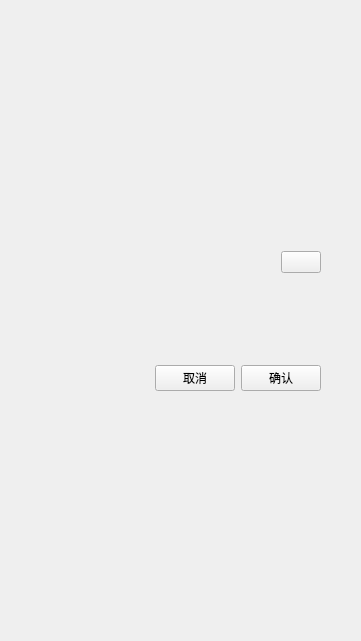
  <widget class="QWidget" name="widget_dialog_base" native="true">
   <property name="geometry">
    <rect>
     <x>1580</x>
     <y>110</y>
     <width>361</width>
     <height>641</height>
    </rect>
   </property>
   <layout class="QGridLayout" name="gridLayout_7">
    <item row="0" column="0">
     <layout class="QVBoxLayout" name="verticalLayout_6">
      <property name="leftMargin">
       <number>20</number>
      </property>
      <property name="rightMargin">
       <number>20</number>
      </property>
      <item>
       <spacer name="verticalSpacer_8">
        <property name="orientation">
         <enum>Qt::Vertical</enum>
        </property>
        <property name="sizeHint" stdset="0">
         <size>
          <width>20</width>
          <height>40</height>
         </size>
        </property>
       </spacer>
      </item>
      <item>
       <widget class="QWidget" name="widget_dialog_entity" native="true">
        <layout class="QGridLayout" name="gridLayout_9">
         <item row="0" column="0">
          <layout class="QVBoxLayout" name="verticalLayout_22">
           <item>
            <layout class="QHBoxLayout" name="horizontalLayout_6">
             <item>
              <widget class="QLabel" name="label_dialog_icon">
               <property name="minimumSize">
                <size>
                 <width>0</width>
                 <height>0</height>
                </size>
               </property>
               <property name="maximumSize">
                <size>
                 <width>40</width>
                 <height>40</height>
                </size>
               </property>
               <property name="text">
                <string/>
               </property>
              </widget>
             </item>
             <item>
              <widget class="QLabel" name="label_dialog_title">
               <property name="maximumSize">
                <size>
                 <width>16777215</width>
                 <height>40</height>
                </size>
               </property>
               <property name="text">
                <string/>
               </property>
              </widget>
             </item>
             <item>
              <widget class="QPushButton" name="push_button_dialog_close">
               <property name="maximumSize">
                <size>
                 <width>40</width>
                 <height>40</height>
                </size>
               </property>
               <property name="text">
                <string/>
               </property>
              </widget>
             </item>
            </layout>
           </item>
          </layout>
         </item>
         <item row="1" column="0">
          <widget class="QWidget" name="widget_dialog_content_layout" native="true">
           <property name="minimumSize">
            <size>
             <width>0</width>
             <height>0</height>
            </size>
           </property>
           <layout class="QGridLayout" name="gridLayout_15">
            <property name="leftMargin">
             <number>0</number>
            </property>
            <property name="topMargin">
             <number>0</number>
            </property>
            <property name="rightMargin">
             <number>0</number>
            </property>
            <property name="bottomMargin">
             <number>0</number>
            </property>
            <property name="spacing">
             <number>0</number>
            </property>
            <item row="0" column="0">
             <widget class="QWidget" name="widget_dialog_content" native="true">
              <property name="minimumSize">
               <size>
                <width>0</width>
                <height>80</height>
               </size>
              </property>
             </widget>
            </item>
           </layout>
          </widget>
         </item>
         <item row="2" column="0">
          <layout class="QHBoxLayout" name="horizontalLayout_5">
           <item>
            <spacer name="horizontalSpacer_8">
             <property name="orientation">
              <enum>Qt::Horizontal</enum>
             </property>
             <property name="sizeHint" stdset="0">
              <size>
               <width>40</width>
               <height>20</height>
              </size>
             </property>
            </spacer>
           </item>
           <item>
            <widget class="QPushButton" name="push_button_dialog_cancel">
             <property name="minimumSize">
              <size>
               <width>50</width>
               <height>25</height>
              </size>
             </property>
             <property name="text">
              <string>取消</string>
             </property>
            </widget>
           </item>
           <item>
            <widget class="QPushButton" name="push_button_dialog_confirm">
             <property name="minimumSize">
              <size>
               <width>50</width>
               <height>25</height>
              </size>
             </property>
             <property name="text">
              <string>确认</string>
             </property>
            </widget>
           </item>
          </layout>
         </item>
        </layout>
       </widget>
      </item>
      <item>
       <spacer name="verticalSpacer_7">
        <property name="orientation">
         <enum>Qt::Vertical</enum>
        </property>
        <property name="sizeHint" stdset="0">
         <size>
          <width>20</width>
          <height>40</height>
         </size>
        </property>
       </spacer>
      </item>
     </layout>
    </item>
   </layout>
  </widget>
